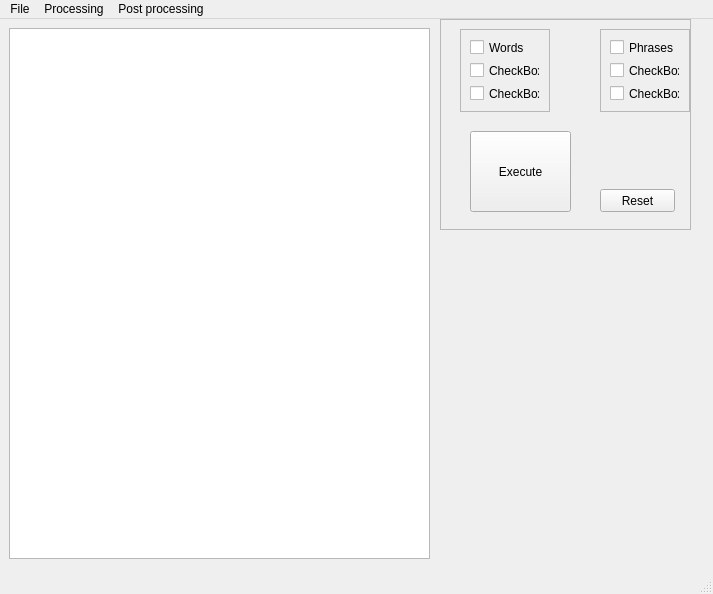
<?xml version="1.0" encoding="UTF-8"?>
<ui version="4.0">
 <class>MainWindow</class>
 <widget class="QMainWindow" name="MainWindow">
  <property name="geometry">
   <rect>
    <x>0</x>
    <y>0</y>
    <width>713</width>
    <height>594</height>
   </rect>
  </property>
  <property name="windowTitle">
   <string>Text analysis</string>
  </property>
  <widget class="QWidget" name="centralwidget">
   <widget class="QTextBrowser" name="textBrowser">
    <property name="geometry">
     <rect>
      <x>9</x>
      <y>9</y>
      <width>421</width>
      <height>531</height>
     </rect>
    </property>
   </widget>
   <widget class="QFrame" name="frame_3">
    <property name="geometry">
     <rect>
      <x>440</x>
      <y>0</y>
      <width>251</width>
      <height>211</height>
     </rect>
    </property>
    <property name="frameShape">
     <enum>QFrame::StyledPanel</enum>
    </property>
    <property name="frameShadow">
     <enum>QFrame::Raised</enum>
    </property>
    <widget class="QFrame" name="frame">
     <property name="geometry">
      <rect>
       <x>20</x>
       <y>10</y>
       <width>90</width>
       <height>83</height>
      </rect>
     </property>
     <property name="frameShape">
      <enum>QFrame::StyledPanel</enum>
     </property>
     <property name="frameShadow">
      <enum>QFrame::Raised</enum>
     </property>
     <layout class="QVBoxLayout" name="verticalLayout_2">
      <item>
       <widget class="QCheckBox" name="checkBox_2">
        <property name="text">
         <string>Words</string>
        </property>
       </widget>
      </item>
      <item>
       <widget class="QCheckBox" name="checkBox_3">
        <property name="text">
         <string>CheckBox</string>
        </property>
       </widget>
      </item>
      <item>
       <widget class="QCheckBox" name="checkBox">
        <property name="text">
         <string>CheckBox</string>
        </property>
       </widget>
      </item>
     </layout>
    </widget>
    <widget class="QFrame" name="frame_2">
     <property name="geometry">
      <rect>
       <x>160</x>
       <y>10</y>
       <width>90</width>
       <height>83</height>
      </rect>
     </property>
     <property name="frameShape">
      <enum>QFrame::StyledPanel</enum>
     </property>
     <property name="frameShadow">
      <enum>QFrame::Raised</enum>
     </property>
     <layout class="QVBoxLayout" name="verticalLayout_3">
      <item>
       <widget class="QCheckBox" name="checkBox_4">
        <property name="text">
         <string>Phrases</string>
        </property>
       </widget>
      </item>
      <item>
       <widget class="QCheckBox" name="checkBox_5">
        <property name="text">
         <string>CheckBox</string>
        </property>
       </widget>
      </item>
      <item>
       <widget class="QCheckBox" name="checkBox_6">
        <property name="text">
         <string>CheckBox</string>
        </property>
       </widget>
      </item>
     </layout>
    </widget>
    <widget class="QPushButton" name="butExec">
     <property name="geometry">
      <rect>
       <x>30</x>
       <y>112</y>
       <width>101</width>
       <height>81</height>
      </rect>
     </property>
     <property name="text">
      <string>Execute</string>
     </property>
    </widget>
    <widget class="QPushButton" name="butReset">
     <property name="geometry">
      <rect>
       <x>160</x>
       <y>170</y>
       <width>75</width>
       <height>23</height>
      </rect>
     </property>
     <property name="text">
      <string>Reset</string>
     </property>
    </widget>
   </widget>
  </widget>
  <widget class="QMenuBar" name="menubar">
   <property name="geometry">
    <rect>
     <x>0</x>
     <y>0</y>
     <width>713</width>
     <height>21</height>
    </rect>
   </property>
   <widget class="QMenu" name="menuFile">
    <property name="title">
     <string>File</string>
    </property>
    <addaction name="actionOpen"/>
    <addaction name="actionClose"/>
    <addaction name="actionExit"/>
    <addaction name="actionSave_CVS"/>
   </widget>
   <widget class="QMenu" name="menuProcessing">
    <property name="title">
     <string>Processing</string>
    </property>
    <addaction name="actionTokenization"/>
   </widget>
   <widget class="QMenu" name="menuPost_processing">
    <property name="title">
     <string>Post processing</string>
    </property>
    <widget class="QMenu" name="menuCharts">
     <property name="title">
      <string>Charts</string>
     </property>
     <addaction name="actionHistogram"/>
     <addaction name="actionProfile"/>
     <addaction name="actionCluster"/>
    </widget>
    <widget class="QMenu" name="menuTables">
     <property name="title">
      <string>Tables</string>
     </property>
     <addaction name="actionCount"/>
     <addaction name="actionPhrase_count"/>
    </widget>
    <addaction name="menuCharts"/>
    <addaction name="menuTables"/>
    <addaction name="actionCompare"/>
   </widget>
   <addaction name="menuFile"/>
   <addaction name="menuProcessing"/>
   <addaction name="menuPost_processing"/>
  </widget>
  <widget class="QStatusBar" name="statusbar"/>
  <action name="actionOpen">
   <property name="text">
    <string>Open</string>
   </property>
  </action>
  <action name="actionClose">
   <property name="text">
    <string>Close</string>
   </property>
  </action>
  <action name="actionExit">
   <property name="text">
    <string>Exit</string>
   </property>
  </action>
  <action name="actionSave_CVS">
   <property name="text">
    <string>Save CVS</string>
   </property>
  </action>
  <action name="actionTokenization">
   <property name="text">
    <string>Tokenization</string>
   </property>
  </action>
  <action name="actionCompare">
   <property name="text">
    <string>Compare</string>
   </property>
  </action>
  <action name="actionHistogram">
   <property name="text">
    <string>Histogram</string>
   </property>
  </action>
  <action name="actionProfile">
   <property name="text">
    <string>Profile</string>
   </property>
  </action>
  <action name="actionCluster">
   <property name="text">
    <string>Cluster</string>
   </property>
  </action>
  <action name="actionCount">
   <property name="text">
    <string>Count</string>
   </property>
  </action>
  <action name="actionPhrase_count">
   <property name="text">
    <string>Phrase count</string>
   </property>
  </action>
 </widget>
 <resources/>
 <connections/>
</ui>
